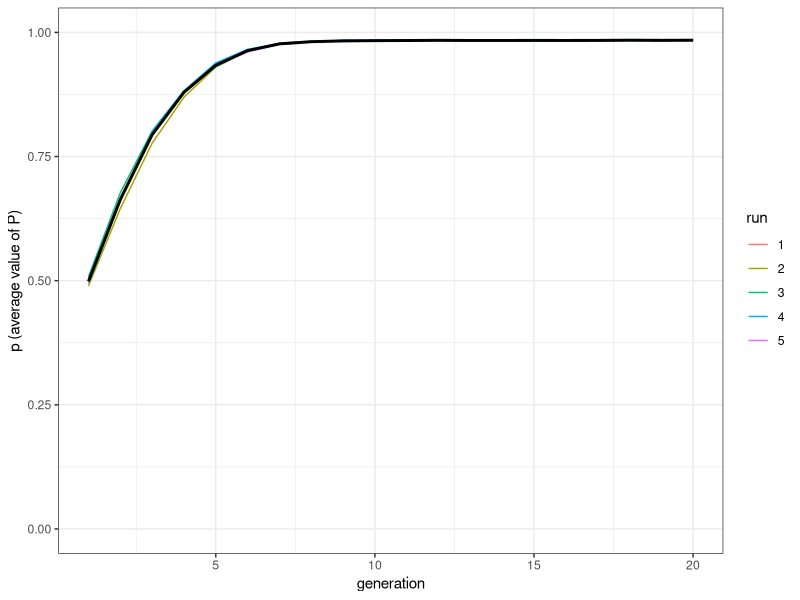
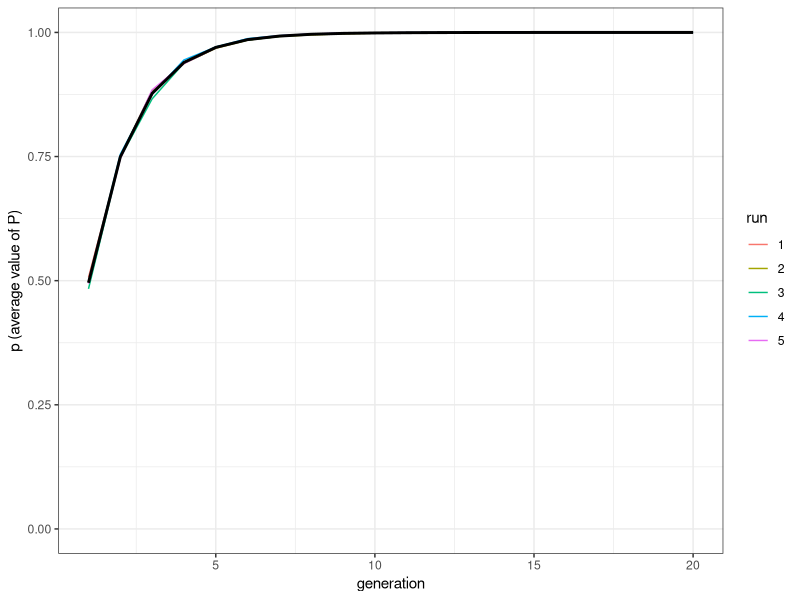
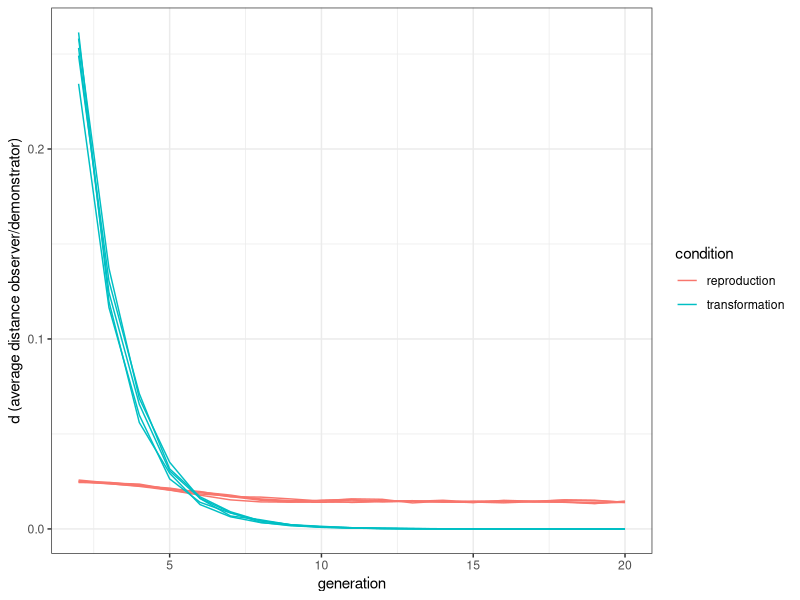

Write R code to recreate these figures, in order.
## ---- chunk 1
library(tidyverse)
set.seed(111)
N <- 1000
population <- tibble(P = runif(N))
## ---- chunk 2
reproduction <- function(N, t_max, r_max, mu) {
  output <- tibble(generation = rep(1:t_max, r_max), p = rep(NA, t_max * r_max), run = as.factor(rep(1:r_max, each = t_max)))
  for (r in 1:r_max) {
    population <- tibble(P = runif(N))
    # create first generation
    output[output$generation == 1 & output$run == r, ]$p <- sum(population$P) / N # add first generation's p for run r
    for (t in 2:t_max) {
      previous_population <- population # copy individuals to previous_population tibble
      demonstrators <- tibble(P1 = sample(previous_population$P, N, replace = TRUE), P2 = sample(previous_population$P, N, replace = TRUE))
      copy <- pmax(demonstrators$P1, demonstrators$P2)

      population$P <- copy + runif(N, -mu, +mu)
      population$P[population$P > 1] <- 1
      population$P[population$P < 0] <- 0
      output[output$generation == t & output$run == r, ]$p <- sum(population$P) / N # get p and put it into output slot for this generation t and run r
    }
  }
  output # export data from function
}
## ---- chunk 3
plot_multiple_runs_p <- function(data_model) {
  ggplot(data = data_model, aes(y = p, x = generation)) +
    geom_line(aes(colour = run)) +
    stat_summary(fun.y = mean, geom = "line", size = 1) +
    ylim(c(0, 1)) +
    theme_bw() +
    labs(y = "p (average value of P)")
}
## ---- chunk 4
data_model <- reproduction(N = 1000, t_max = 20, r_max = 5, mu = 0.05)
plot_multiple_runs_p(data_model)
## ---- chunk 5
transformation <- function(N, t_max, r_max) {
  output <- tibble(generation = rep(1:t_max, r_max), p = rep(NA, t_max * r_max), run = as.factor(rep(1:r_max, each = t_max)))
  for (r in 1:r_max) {
    population <- tibble(P = runif(N))
    # create first generation
    output[output$generation == 1 & output$run == r, ]$p <- sum(population$P) / N # add first generation's p for run r
    for (t in 2:t_max) {
      previous_population <- population # copy individuals to previous_population tibble
      demonstrators <- tibble(P = sample(previous_population$P, N, replace = TRUE))
      
      population$P <- demonstrators$P + runif(N, max = 1-demonstrators$P)
      
      output[output$generation == t & output$run == r, ]$p <- sum(population$P) / N # get p and put it into output slot for this generation t and run r
    }
  }
  output # export data from function
}
## ---- chunk 6
data_model <- transformation(N = 1000, t_max = 20, r_max = 5)
plot_multiple_runs_p(data_model)
## ---- chunk 7
reproduction <- function(N, t_max, r_max, mu) {
  output <- tibble(generation = rep(1:t_max, r_max), p = rep(NA, t_max * r_max), run = as.factor(rep(1:r_max, each = t_max)), d = rep(NA, t_max * r_max))
  for (r in 1:r_max) {
    population <- tibble(P = runif(N))
    # create first generation
    output[output$generation == 1 & output$run == r, ]$p <- sum(population$P) / N # add first generation's p for run r
    for (t in 2:t_max) {
      previous_population <- population # copy individuals to previous_population tibble
      demonstrators <- tibble(P1 = sample(previous_population$P, N, replace = TRUE), P2 = sample(previous_population$P, N, replace = TRUE))
      copy <- pmax(demonstrators$P1, demonstrators$P2)

      population$P <- copy + runif(N, -mu, +mu)
      population$P[population$P > 1] <- 1
      population$P[population$P < 0] <- 0
      output[output$generation == t & output$run == r, ]$p <- sum(population$P) / N # get p and put it into output slot for this generation t and run r
      output[output$generation == t & output$run == r, ]$d <- sum(abs(population$P - copy)) / N
    }
  }
  output # export data from function
}
## ---- chunk 8
transformation <- function(N, t_max, r_max) {
  output <- tibble(generation = rep(1:t_max, r_max), p = rep(NA, t_max * r_max), run = as.factor(rep(1:r_max, each = t_max)), d = rep(NA, t_max * r_max))
  for (r in 1:r_max) {
    population <- tibble(P = runif(N))
    # create first generation
    output[output$generation == 1 & output$run == r, ]$p <- sum(population$P) / N # add first generation's p for run r
    for (t in 2:t_max) {
      previous_population <- population # copy individuals to previous_population tibble
      demonstrators <- tibble(P = sample(previous_population$P, N, replace = TRUE))
      
      population$P <- demonstrators$P + runif(N, max = 1-demonstrators$P)
      
      output[output$generation == t & output$run == r, ]$p <- sum(population$P) / N # get p and put it into output slot for this generation t and run r
      output[output$generation == t & output$run == r, ]$d <- sum(abs(population$P - demonstrators$P)) / N
    }
  }
  output # export data from function
}
## ---- chunk 9
data_model_reproduction <- reproduction(N = 1000, t_max = 20, r_max = 5, mu = 0.05)
data_model_transformation <- transformation(N = 1000, t_max = 20, r_max = 5)
## ---- chunk 10
data_to_plot <- tibble(distance = c(na.omit(data_model_reproduction$d), na.omit(data_model_transformation$d)), 
                       condition = rep(c("reproduction", "transformation"), each = 95),
                       generation = rep(2:20,10),
                       run = as.factor(rep(1:10, each = 19)))
ggplot(data = data_to_plot, aes(y = distance, x = generation, group = run, color = condition)) +
  geom_line() +    
  theme_bw() +
  labs(y = "d (average distance observer/demonstrator)")

